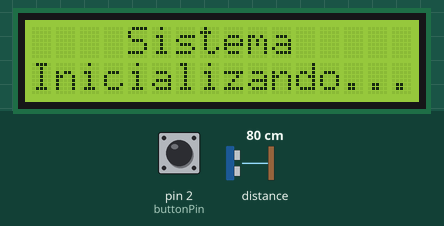
A program run on a simulated Arduino Uno, built with avr-gcc and run on an emulated ATmega328P. Parts: 16×2 character LCD. Inputs (shaded band) come from the test bench; at power-on: pin 2 (buttonPin) HIGH, distance to the obstacle 80 cm. What the program prints to the serial monitor is not drawn.

Above: at 0.1 s.
At 3.2 s:
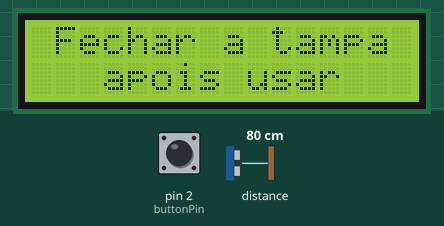
3.3 s: pin 2 (buttonPin) pulled LOW for 1.25 s
At 5.0 s:
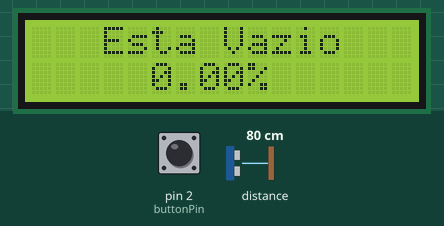
6.7 s: pin 2 (buttonPin) pulled LOW for 3.2 s
Timing chart, 0 to 9.7 s (numbered marks = the images above; inputs shaded):
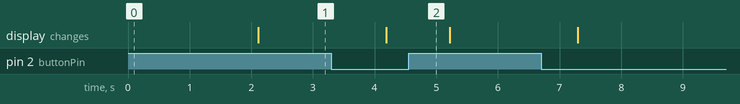

Measured:
- after the input at 3.3 s, the display: changes after 0.89 s (image 2)

The program:

main.cpp
```cpp
#include <Wire.h>
#include <Adafruit_VL53L0X.h>
#include <LiquidCrystal_I2C.h>

Adafruit_VL53L0X lox = Adafruit_VL53L0X();
LiquidCrystal_I2C lcd(0x27, 16, 2);

float minDistance = 10;
float maxDistance = 45;
const int buttonPin = 2;

void setup()
{
	Serial.begin(9600);
	Wire.begin();
	lcd.init();
	lcd.backlight();
	lcd.setCursor(4, 0);
	lcd.print("Sistema");
	lcd.setCursor(0, 1);
	lcd.print("Inicializando...");
	pinMode(buttonPin, INPUT_PULLUP);
	delay(2000);
}

void loop()
{
	if (!lox.begin())
	{
		Serial.println(404);
		lcd.setCursor(0, 0);
		lcd.print("Erro de leitura...");
		lcd.setCursor(0, 1);
		lcd.print("Falha no Sensor");
	}
	else
	{
		if (digitalRead(buttonPin) == LOW)
		{
			VL53L0X_RangingMeasurementData_t measure;
			lox.rangingTest(&measure, false);
			float distance = measure.RangeMilliMeter / 10.0;
			distance = min(distance, maxDistance);

			float percent = map(distance, minDistance, maxDistance, 100, 0);
			percent = constrain(percent, 0, 100);

			String state;
			if (percent <= 25)
			{
				state = "Esta Vazio";
			}
			else if (percent <= 50)
			{
				state = "Esta Normal";
			}
			else if (percent <= 75)
			{
				state = "Esta Quase cheio";
			}
			else
			{
				state = "Esta Cheio";
			}

			lcd.clear();
			lcd.setCursor((16 - state.length()) / 2, 0);
			lcd.print(state);
			lcd.setCursor(5, 1);
			lcd.print(String(percent, 2) + "%");
			Serial.println(percent);
		}
		else
		{
			lcd.clear();
			lcd.setCursor(1, 0);
			lcd.print("Fechar a tampa");
			lcd.setCursor(3, 1);
			lcd.print("apois usar");
		}
	}
	delay(1000);
}
```
